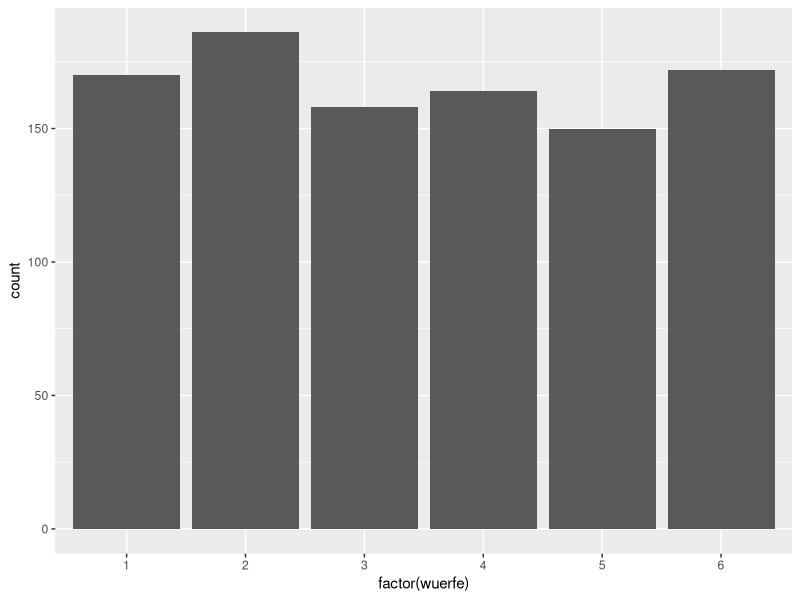
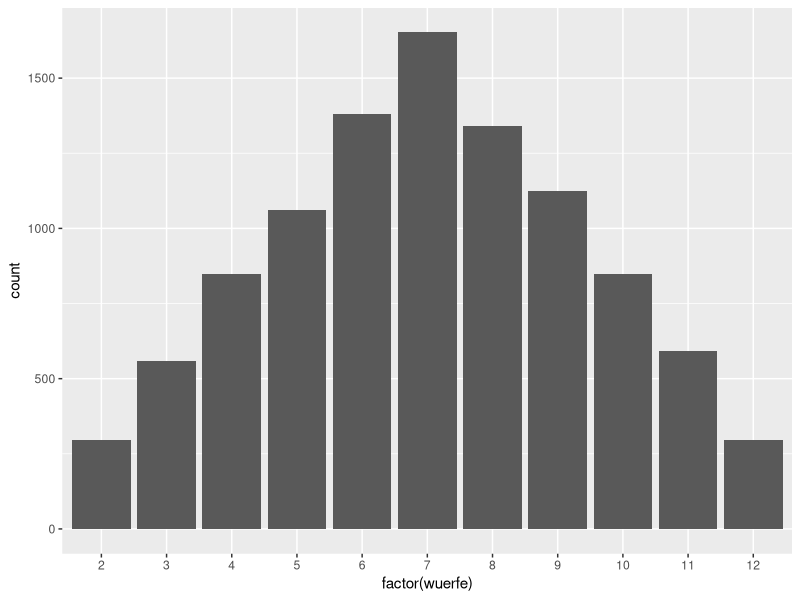
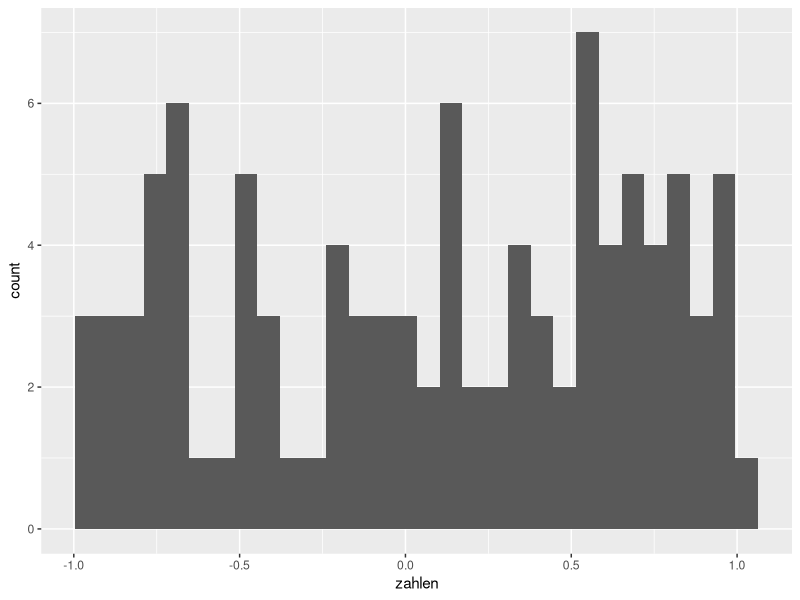
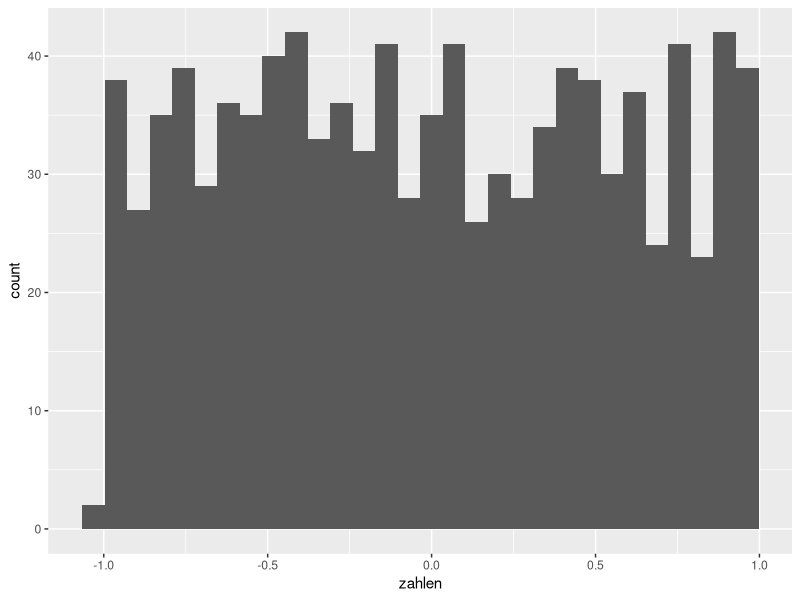
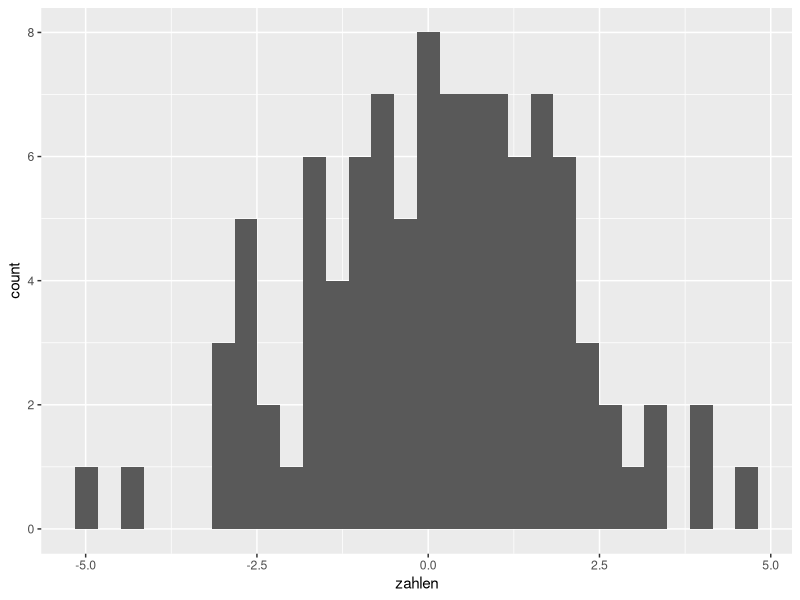
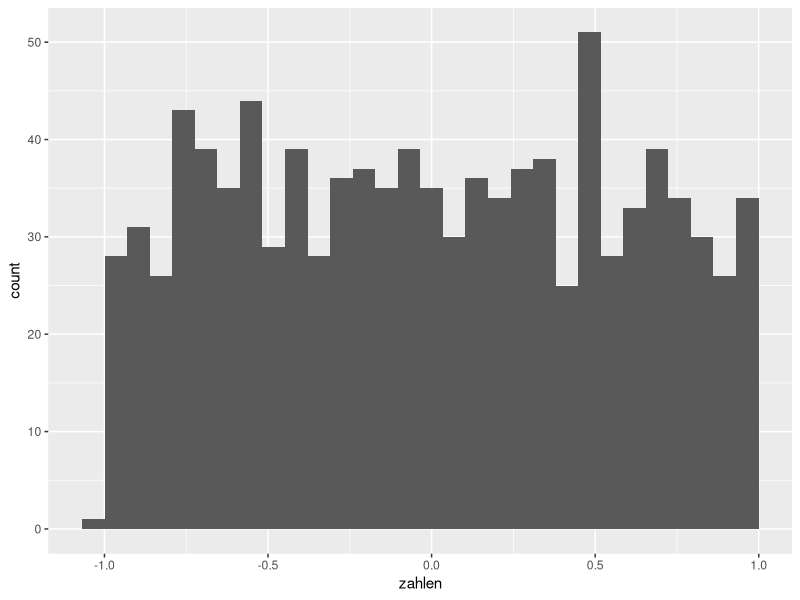

Generate these figures, in order, with R:

library(ggplot2)

# fall ein wuerfel (gleichverteilung)
wuerfe <- sample(1:6, 1000, replace = T)
ggplot(data.frame(wuerfe)) +
  geom_histogram(aes(x=factor(wuerfe)), stat = "count")


# fall zwei wuerfel (normalverteilung um erwartungswert)
wuerfe <- sample(1:6, 10000, replace = T) + sample(1:6, 1000, replace = T)
ggplot(data.frame(wuerfe)) +
  geom_histogram(aes(x=factor(wuerfe)), stat = "count")

# das ganze mit zufallszahlen [-1,1]
zahlen <- runif(100, min = -1, max = 1)
ggplot(data.frame(zahlen)) +
  geom_histogram(aes(x=zahlen))

# vorgehen her
zahlen <- c(runif(100, min = -1, max = 1), 
            runif(100, min = -1, max = 1), 
            runif(100, min = -1, max = 1), 
            runif(100, min = -1, max = 1), 
            runif(100, min = -1, max = 1), 
            runif(100, min = -1, max = 1), 
            runif(100, min = -1, max = 1), 
            runif(100, min = -1, max = 1), 
            runif(100, min = -1, max = 1),
            runif(100, min = -1, max = 1))
ggplot(data.frame(zahlen)) +
  geom_histogram(aes(x=zahlen))

# vorgehen me
zahlen <- runif(100, min = -1, max = 1) + 
  runif(100, min = -1, max = 1) + 
  runif(100, min = -1, max = 1) + 
  runif(100, min = -1, max = 1) + 
  runif(100, min = -1, max = 1) + 
  runif(100, min = -1, max = 1) + 
  runif(100, min = -1, max = 1) + 
  runif(100, min = -1, max = 1) + 
  runif(100, min = -1, max = 1) +
  runif(100, min = -1, max = 1)
ggplot(data.frame(zahlen)) +
  geom_histogram(aes(x=zahlen))



# mit direkt 1000 zahlen geht es nicht
zahlen <- runif(1000, min = -1, max = 1)
ggplot(data.frame(zahlen)) +
  geom_histogram(aes(x=zahlen))


